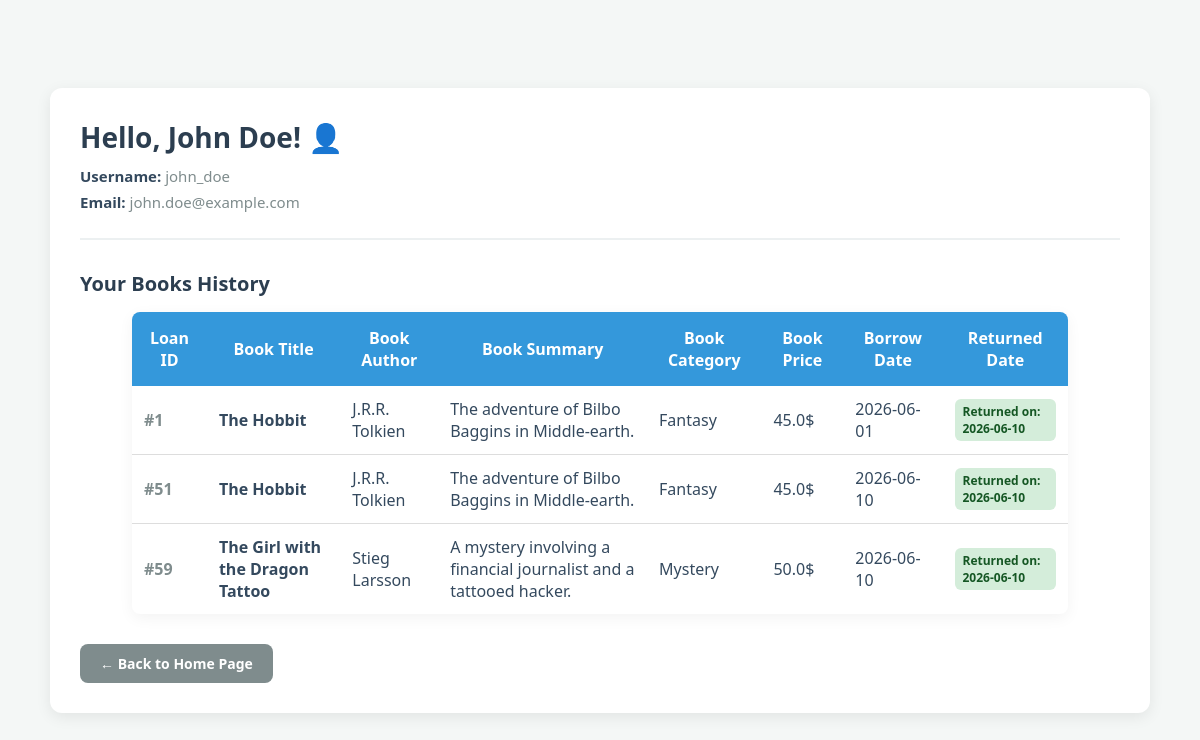
Before: /profile (signed in) with the older database file.
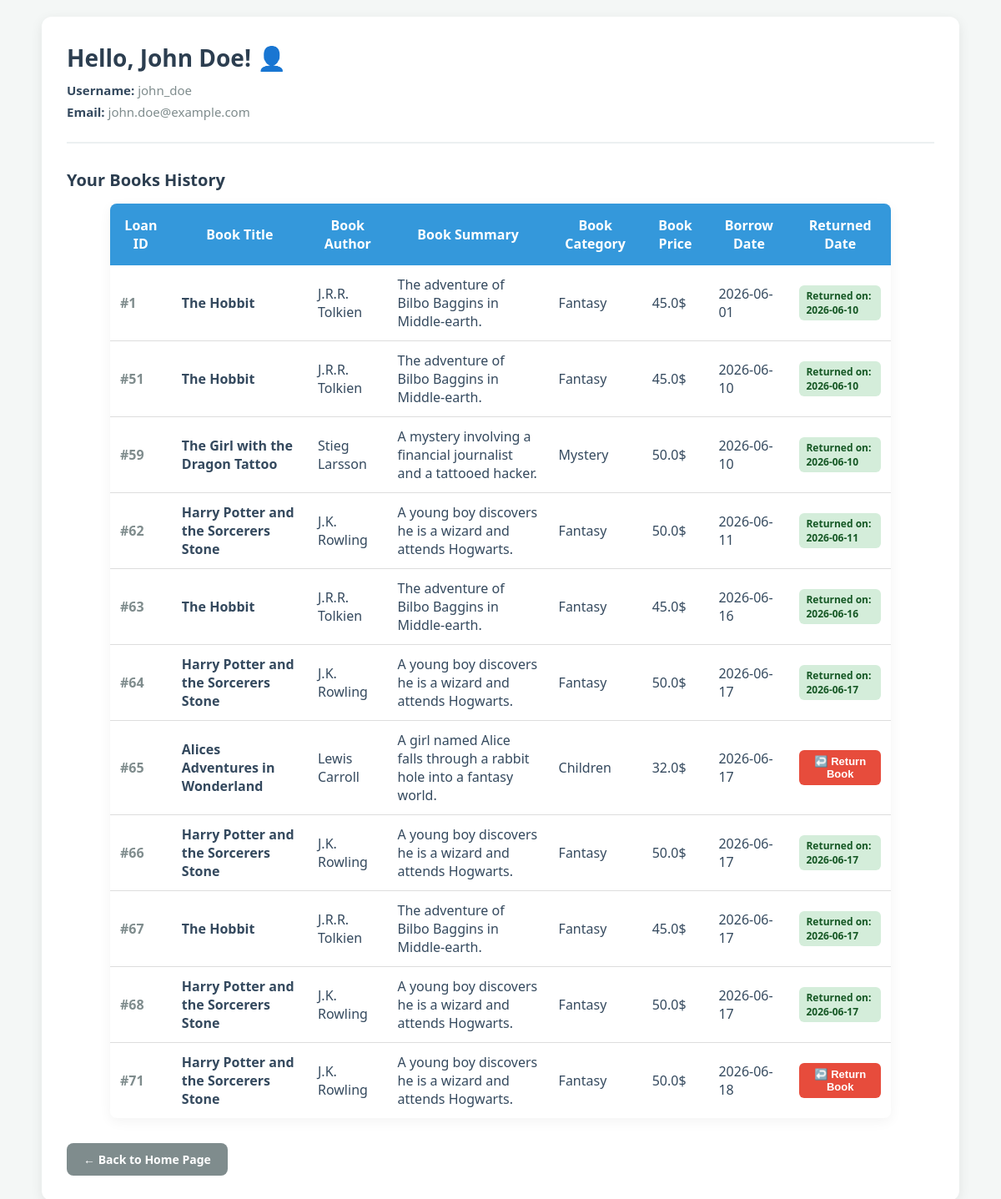
After: the same page with the newer database file.
### tables this page shows
CREATE TABLE Users (
    id_user INTEGER PRIMARY KEY,
    username TEXT UNIQUE NOT NULL,
    email TEXT UNIQUE NOT NULL,
    password TEXT NOT NULL, 
    full_name TEXT NOT NULL
);

CREATE TABLE Loans (
    id INTEGER PRIMARY KEY,
    id_user INTEGER NOT NULL,
    book_id INTEGER NOT NULL,
    borrow_date TEXT NOT NULL,       
    return_due_date TEXT NOT NULL,   
    actual_return_date TEXT,         
    FOREIGN KEY (id_user) REFERENCES Users(id_user),
    FOREIGN KEY (book_id) REFERENCES Books(id)
);

CREATE TABLE Books (
    id INTEGER PRIMARY KEY,
    title TEXT NOT NULL,
    author TEXT NOT NULL,
    summary TEXT,
    category TEXT,
    price REAL,
    rating REAL
);

### routers/users.py (the view)
@router.get("/profile")
def get_profile(request:Request):
    user_id = request.cookies.get("id_user")
    if user_id is None:
        return RedirectResponse(url="/", status_code=303)
    conn = sqlite3.connect("library.db")
    cursor = conn.cursor()
    cursor.execute(""" select full_name, username, email
                        from Users
                        where id_user = ?
                        """, (user_id,))
    user = cursor.fetchone()
    if user is None:
        return templates.TemplateResponse(request, "index.html", {"Message": "User not found"})
    cursor.execute(""" select l.id,
                              b.title,
                              b.author,
                              b.summary,
                              b.category,
                              b.price,
                              l.borrow_date,
                              l.actual_return_date
                        from Loans as l
                        inner join Books as b
                        on b.id = l.book_id
                        where l.id_user = ? """ ,(user_id,))
    books = cursor.fetchall()
    conn.close()
    return templates.TemplateResponse(request, "profile.html" ,
                                      {
                                        "full_name": user[0],
                                         "username": user[1],
                                          "email" : user[2],
                                           "books": books })

### templates/profile.html (shortened to what this page needs)
<!DOCTYPE html>
<html>
<head>
    <link rel="stylesheet" href="/static/css/main.css">
    <link rel="stylesheet" href="/static/css/tables.css">
    <link rel="stylesheet" href="/static/css/profile.css">
</head>
<body>
    <div class="profile-container">
        <div class="user-info">
            <h1>Hello, {{full_name}}! 👤</h1>
            <p><strong>Username:</strong> {{username}}</p>
            <p><strong>Email:</strong> {{email}}</p>
        </div>
        <h2>Your Books History</h2>
        {% if books %}
        <table>
            <thead>
                <tr>
                    <th>Loan ID</th>
                    <th>Book Title</th>
                    <th>Book Author</th>
                    <th>Book Summary</th>
                    <th>Book Category</th>
                    <th>Book Price</th>
                    <th>Borrow Date</th>
                    <th>Returned Date</th>
                </tr>
            </thead>
            <tbody>
                {% for book in books %}
                <tr>
                    <td><span style="color: #7f8c8d; font-weight: bold;">#{{book[0]}}</span></td>
                    <td><strong>{{book[1]}}</strong></td>
                    <td>{{book[2]}}</td>
                    <td>{{book[3]}}</td>
                    <td>{{book[4]}}</td>
                    <td>{{book[5]}}$</td>
                    <td>{{book[6]}}</td>
                    <td>
                        {% if book[7] %}
                            <span class="status-tag status-returned">Returned on: {{book[7]}}</span>
                        {% else %}
                            <form action="/loans/return-confirm" method="POST" class="return-form">
                                <button type="submit" class="return-btn">↩️ Return Book</button>
                            </form>
                        {% endif %}
                    </td>
                </tr>
                {% endfor %}
            </tbody>
        </table>
        {% else %}
            <p class="no-history">No book history found for this account yet.</p>
        {% endif %}
        <a href="/" class="back-btn">← Back to Home Page</a>
    </div>
</body>
</html>

### templates/css/main.css (style rules this page uses)
body { font-family: 'Segoe UI', Tahoma, Geneva, Verdana, sans-serif; background-color: #f4f7f6; margin: 0; padding: 20px; color: #2c3e50; display: flex; flex-direction: column; align-items: center; justify-content: center; min-height: 100vh; box-sizing: border-box; }
h1 { text-align: center; color: #2c3e50; margin-bottom: 30px; }

### templates/css/tables.css (style rules this page uses)
table { width: 90%; margin: auto; border-collapse: collapse; background-color: white; box-shadow: 0 4px 15px rgba(0, 0, 0, 0.05); border-radius: 8px; overflow: hidden; }
th { background-color: #4CAF50; color: white; padding: 15px; font-weight: 600; }
td { padding: 12px; text-align: center; border-bottom: 1px solid #dddddd; color: #34495e; }
tr:last-child td { border-bottom: none; }
table button { background-color: #4CAF50; color: white; border: none; padding: 10px 15px; cursor: pointer; border-radius: 5px; font-weight: bold; transition: background-color 0.2s ease, transform 0.1s ease; }

### templates/css/profile.css (style rules this page uses)
.profile-container { background-color: white; padding: 30px; border-radius: 12px; box-shadow: 0 4px 15px rgba(0, 0, 0, 0.08); max-width: 1100px; width: 100%; box-sizing: border-box; }
.user-info { border-bottom: 2px solid #ecf0f1; padding-bottom: 20px; margin-bottom: 30px; }
.user-info h1 { margin: 0 0 10px 0; color: #2c3e50; font-size: 28px; text-align: left; }
.user-info p { margin: 6px 0; color: #7f8c8d; font-size: 15px; }
.user-info strong { color: #34495e; }
h2 { color: #2c3e50; font-size: 20px; margin-bottom: 15px; }
table th { background-color: #3498db; }
table td { text-align: left; vertical-align: middle; }
.status-tag { padding: 4px 8px; border-radius: 6px; font-size: 12px; font-weight: bold; display: inline-block; }
.status-returned { background-color: #d4edda; color: #155724; }
.return-btn { background-color: #e74c3c; color: white; border: none; padding: 6px 12px; font-size: 13px; font-weight: bold; border-radius: 6px; cursor: pointer; transition: background-color 0.2s ease, transform 0.1s ease; }
.return-form { margin: 0; padding: 0; display: inline; }
.back-btn { display: inline-block; margin-top: 30px; background-color: #7f8c8d; color: white; text-decoration: none; padding: 10px 20px; border-radius: 8px; font-weight: bold; font-size: 14px; transition: background-color 0.3s ease; }

Changed rows visible on the page:
added Loans: id "62", title "Harry Potter and the Sorcerers Stone", author "J.K. Rowling", summary "A young boy discovers he is a wizard and attends Hogwarts.", category "Fantasy", price "50.0", borrow_date "2026-06-11", actual_return_date "2026-06-11"
added Loans: id "63", title "The Hobbit", author "J.R.R. Tolkien", summary "The adventure of Bilbo Baggins in Middle-earth.", category "Fantasy", price "45.0", borrow_date "2026-06-16", actual_return_date "2026-06-16"
added Loans: id "64", title "Harry Potter and the Sorcerers Stone", author "J.K. Rowling", summary "A young boy discovers he is a wizard and attends Hogwarts.", category "Fantasy", price "50.0", borrow_date "2026-06-17", actual_return_date "2026-06-17"
added Loans: id "65", title "Alices Adventures in Wonderland", author "Lewis Carroll", summary "A girl named Alice falls through a rabbit hole into a fantasy world.", category "Children", price "32.0", borrow_date "2026-06-17"
added Loans: id "66", title "Harry Potter and the Sorcerers Stone", author "J.K. Rowling", summary "A young boy discovers he is a wizard and attends Hogwarts.", category "Fantasy", price "50.0", borrow_date "2026-06-17", actual_return_date "2026-06-17"
added Loans: id "67", title "The Hobbit", author "J.R.R. Tolkien", summary "The adventure of Bilbo Baggins in Middle-earth.", category "Fantasy", price "45.0", borrow_date "2026-06-17", actual_return_date "2026-06-17"
added Loans: id "68", title "Harry Potter and the Sorcerers Stone", author "J.K. Rowling", summary "A young boy discovers he is a wizard and attends Hogwarts.", category "Fantasy", price "50.0", borrow_date "2026-06-17", actual_return_date "2026-06-17"
added Loans: id "71", title "Harry Potter and the Sorcerers Stone", author "J.K. Rowling", summary "A young boy discovers he is a wizard and attends Hogwarts.", category "Fantasy", price "50.0", borrow_date "2026-06-18"
